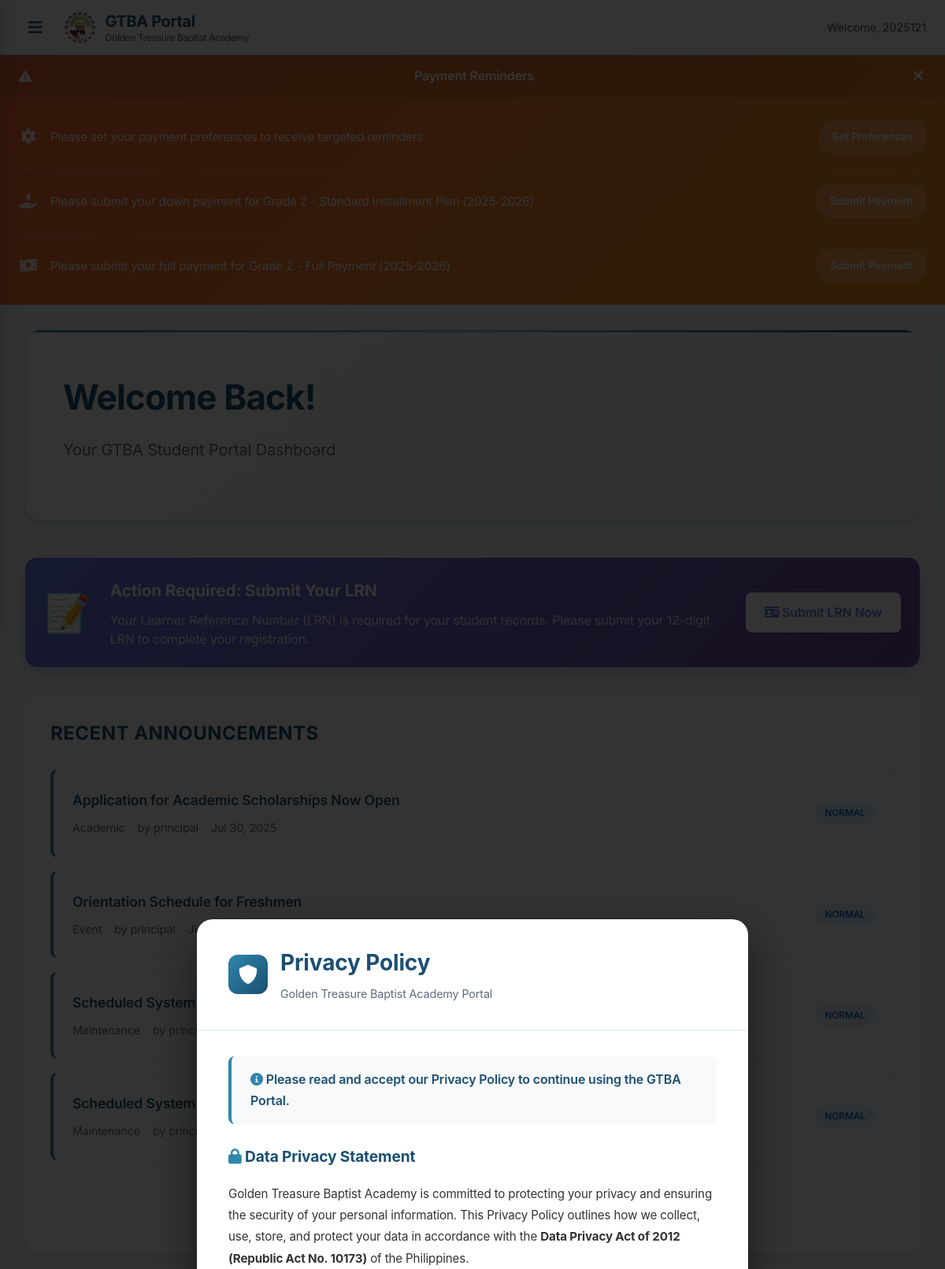
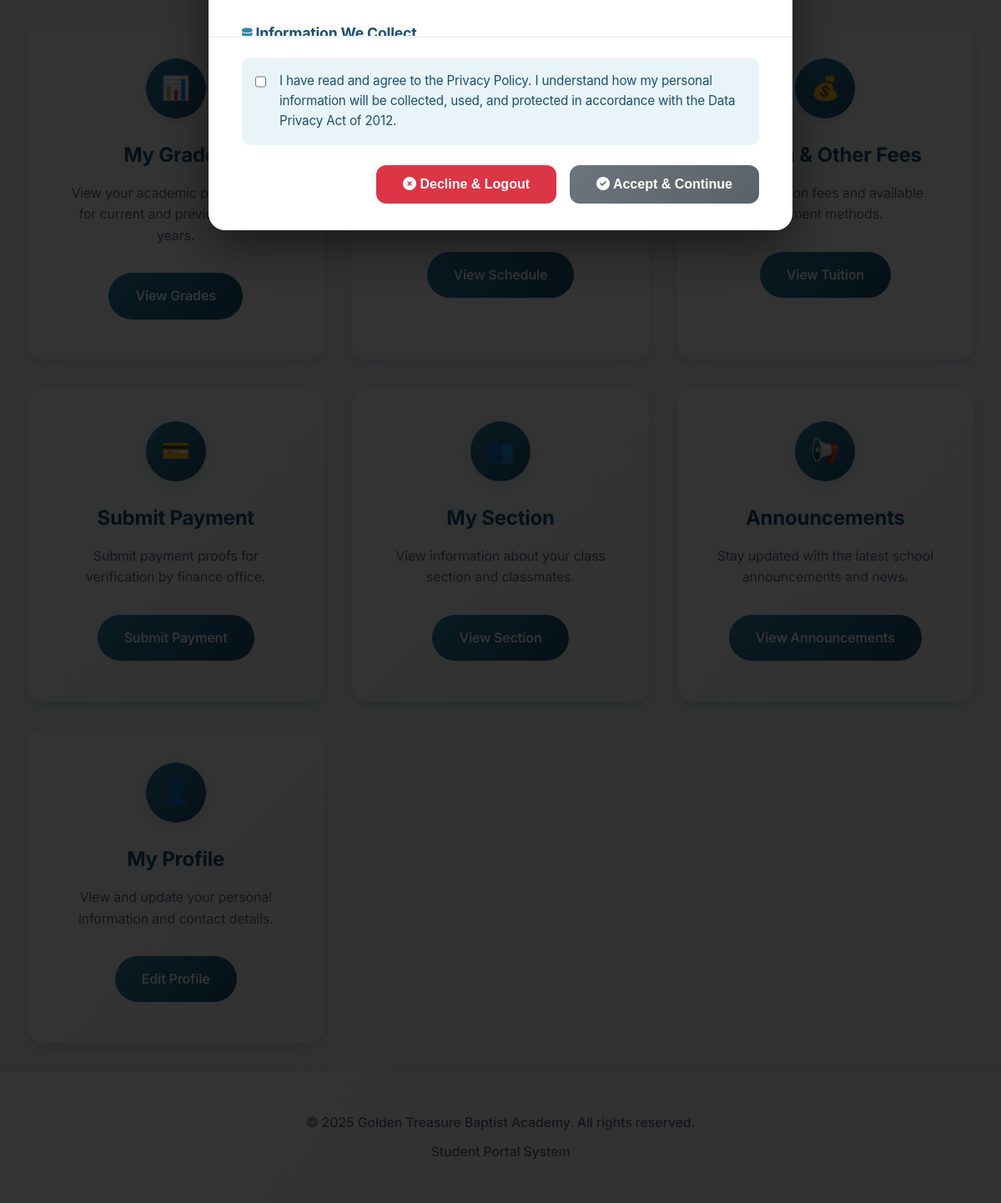
The app's page /student/dashboard.php (signed in) with its own data (2 pictures, top to bottom).
### tables this page shows
CREATE TABLE `payment_terms` (
  `id` int NOT NULL,
  `term_name` varchar(100) NOT NULL,
  `term_type` enum('installment','full_payment') NOT NULL,
  `school_year_id` int NOT NULL,
  `grade_level_id` int DEFAULT NULL,
  `full_payment_amount` decimal(10,2) DEFAULT NULL,
  `full_payment_due_date` date DEFAULT NULL,
  `full_payment_discount_percentage` decimal(5,2) DEFAULT '0.00',
  `down_payment_amount` decimal(10,2) DEFAULT NULL,
  `down_payment_due_date` date DEFAULT NULL,
  `monthly_fee_amount` decimal(10,2) DEFAULT NULL,
  `installment_start_month` int DEFAULT NULL,
  `installment_start_year` year DEFAULT NULL,
  `installment_end_month` int DEFAULT NULL,
  `installment_end_year` year DEFAULT NULL,
  `number_of_installments` int DEFAULT NULL,
  `description` text,
  `is_active` tinyint(1) DEFAULT '1',
  `is_default` tinyint(1) DEFAULT '0',
  `created_by` int NOT NULL,
  `created_at` timestamp NULL DEFAULT CURRENT_TIMESTAMP,
  `updated_at` timestamp NULL DEFAULT CURRENT_TIMESTAMP ON UPDATE CURRENT_TIMESTAMP
);

CREATE TABLE `announcements` (
  `id` int NOT NULL,
  `title` varchar(255) NOT NULL,
  `content` text NOT NULL,
  `announcement_type` enum('General','Academic','Event','Emergency','Holiday','Maintenance') DEFAULT 'General',
  `target_audience` enum('All','Students','Teachers','Staff','Specific Grade') DEFAULT 'All',
  `target_grade_level_id` int DEFAULT NULL,
  `priority` enum('Low','Normal','High','Urgent') DEFAULT 'Normal',
  `is_published` tinyint(1) DEFAULT '0',
  `is_pinned` tinyint(1) DEFAULT '0',
  `publish_date` date NOT NULL,
  `expiry_date` date DEFAULT NULL,
  `has_attachments` tinyint(1) DEFAULT '0',
  `attachment_count` int DEFAULT '0',
  `created_by` int NOT NULL,
  `created_at` timestamp NULL DEFAULT CURRENT_TIMESTAMP,
  `updated_at` timestamp NULL DEFAULT CURRENT_TIMESTAMP ON UPDATE CURRENT_TIMESTAMP
);

CREATE TABLE `users` (
  `id` int NOT NULL,
  `username` varchar(50) NOT NULL,
  `email` varchar(100) NOT NULL,
  `profile_picture` varchar(255) DEFAULT NULL,
  `password` varchar(255) NOT NULL,
  `role_id` int NOT NULL,
  `is_active` tinyint(1) DEFAULT '1',
  `archived_at` timestamp NULL DEFAULT NULL,
  `privacy_policy_accepted` tinyint(1) DEFAULT '0',
  `privacy_policy_accepted_at` timestamp NULL DEFAULT NULL,
  `privacy_policy_ip_address` varchar(45) DEFAULT NULL,
  `email_verified_at` timestamp NULL DEFAULT NULL,
  `remember_token` varchar(100) DEFAULT NULL,
  `created_at` timestamp NULL DEFAULT CURRENT_TIMESTAMP,
  `updated_at` timestamp NULL DEFAULT CURRENT_TIMESTAMP ON UPDATE CURRENT_TIMESTAMP
);

### student/dashboard.php (the view, shortened to what the rows shown need)
<?php
try {
    $database = new Database();
    $db = $database->connect();
    $query = "SELECT a.*, u.username as created_by_username
              FROM announcements a
              LEFT JOIN users u ON a.created_by = u.id
              WHERE a.is_published = 1 AND (a.target_audience = 'All' OR a.target_audience = 'Students')
              ORDER BY a.created_at DESC
              LIMIT 5";
    $stmt = $db->prepare($query);
    $stmt->execute();
    $recent_announcements = $stmt->fetchAll(PDO::FETCH_ASSOC);
} catch (Exception $e) {
    $error_message = "Unable to load student information.";
    error_log("Student dashboard error: " . $e->getMessage());
}
$base_url = '../';
?>
<div class="welcome-section">
    <h1 class="welcome-title">Welcome Back!</h1>
</div>
<?php if (!empty($recent_announcements)): ?>
<div class="recent-announcements-section">
    <h2 class="section-title">Recent Announcements</h2>
    <div class="announcements-list">
        <?php foreach ($recent_announcements as $announcement): ?>
            <div class="announcement-item clickable-announcement"
                 data-id="<?php echo $announcement['id']; ?>"
                 data-title="<?php echo htmlspecialchars($announcement['title']); ?>"
                 data-content="<?php echo htmlspecialchars($announcement['content']); ?>"
                 data-type="<?php echo htmlspecialchars($announcement['announcement_type']); ?>"
                 data-priority="<?php echo htmlspecialchars($announcement['priority']); ?>"
                 data-author="<?php echo htmlspecialchars($announcement['created_by_username']); ?>"
                 data-date="<?php echo date('M j, Y', strtotime($announcement['created_at'])); ?>"
                 data-attachments="<?php echo htmlspecialchars(json_encode($announcement['attachments'])); ?>"
                 style="cursor: pointer;">
                <div class="announcement-info">
                    <div class="announcement-title">
                        <?php echo htmlspecialchars($announcement['title']); ?>
                    </div>
                    <div class="announcement-details">
                        <span class="type"><?php echo htmlspecialchars($announcement['announcement_type']); ?></span>
                        <span class="author">by <?php echo htmlspecialchars($announcement['created_by_username']); ?></span>
                        <span class="date"><?php echo date('M j, Y', strtotime($announcement['created_at'])); ?></span>
                    </div>
                </div>
                <div class="announcement-status">
                    <span class="priority-badge priority-<?php echo strtolower($announcement['priority']); ?>">
                        <?php echo htmlspecialchars($announcement['priority']); ?>
                    </span>
                </div>
            </div>
        <?php endforeach; ?>
    </div>
</div>
<?php endif; ?>
<?php
$content = ob_get_clean();
include '../includes/header.php';
echo $content;
include '../includes/footer.php';
?>

### includes/header.php (shortened to what the rows shown need)
<?php
$payment_reminders = [];
if (isset($_SESSION['user_id'])) {
    try {
        $database = new Database();
        $db = $database->connect();
        if (isset($_SESSION['role']) && $_SESSION['role'] === 'student') {
            $student_query = "SELECT s.id, s.current_grade_level_id, gl.grade_name
                             FROM students s
                             LEFT JOIN grade_levels gl ON s.current_grade_level_id = gl.id
                             WHERE s.user_id = ?";
            $student_stmt = $db->prepare($student_query);
            $student_stmt->execute([$_SESSION['user_id']]);
            $student_info = $student_stmt->fetch(PDO::FETCH_ASSOC);
            if ($student_info && $student_info['current_grade_level_id']) {
                $student_id = $student_info['id'];
                $current_grade_id = $student_info['current_grade_level_id'];
                $prefs_query = "SELECT spp.payment_term_id, pt.*, sy.year_label
                               FROM student_payment_preferences spp
                               JOIN payment_terms pt ON spp.payment_term_id = pt.id
                               JOIN school_years sy ON pt.school_year_id = sy.id
                               WHERE spp.student_id = ?
                               AND sy.is_active = 1
                               AND pt.is_active = 1
                               AND pt.grade_level_id = ?";
                $prefs_stmt = $db->prepare($prefs_query);
                $prefs_stmt->execute([$student_id, $current_grade_id]);
                $preferred_terms = $prefs_stmt->fetchAll(PDO::FETCH_ASSOC);
                if (empty($preferred_terms)) {
                    $terms_query = "SELECT pt.*, sy.year_label
                                   FROM payment_terms pt
                                   JOIN school_years sy ON pt.school_year_id = sy.id
                                   WHERE sy.is_active = 1
                                   AND pt.is_active = 1
                                   AND pt.grade_level_id = ?";
                    $terms_stmt = $db->prepare($terms_query);
                    $terms_stmt->execute([$current_grade_id]);
                    $fallback_terms = $terms_stmt->fetchAll(PDO::FETCH_ASSOC);
                    if (!empty($fallback_terms)) {
                        $payment_reminders[] = [
                            'type' => 'preferences',
                            'message' => "Please set your payment preferences to receive targeted reminders",
                            'term_id' => 0,
                            'term_name' => 'Preferences',
                            'action_url' => (isset($base_url) ? $base_url : '../') . 'student/payment_preferences.php'
                        ];
                        $preferred_terms = $fallback_terms;
                    }
                }
                if (!empty($preferred_terms)) {
                    foreach ($preferred_terms as $term) {
                        $has_full_payment = false;
                        $has_down_payment = false;
                        $submitted_installments = 0;
                        if ($term['term_type'] === 'full_payment' && !$has_full_payment) {
                            $payment_reminders[] = [
                                'type' => 'full_payment',
                                'message' => "Please submit your full payment for {$term['term_name']} ({$term['year_label']})",
                                'term_id' => $term['id'],
                                'term_name' => $term['term_name']
                            ];
                        } elseif ($term['term_type'] === 'installment') {
                            $has_effective_down_payment = $has_down_payment || $submitted_installments > 0;
                            if (!$has_effective_down_payment && !$has_full_payment) {
                                $payment_reminders[] = [
                                    'type' => 'down_payment',
                                    'message' => "Please submit your down payment for {$term['term_name']} ({$term['year_label']})",
                                    'term_id' => $term['id'],
                                    'term_name' => $term['term_name']
                                ];
                            }
                        }
                    }
                }
            }
        }
    } catch (Exception $e) {
        $user_profile_picture = null;
        $payment_reminders = [];
    }
}
?>
<!DOCTYPE html>
<html lang="en">
<head>
    <link rel="stylesheet" href="<?php echo $base_url ?? '../'; ?>assets/css/style.css">
    <link rel="stylesheet" href="https://cdnjs.cloudflare.com/ajax/libs/font-awesome/6.0.0/css/all.min.css">
</head>
<body>
    <?php if (isset($_SESSION['role']) && $_SESSION['role'] === 'student' && !empty($payment_reminders)): ?>
    <div class="payment-reminders-banner">
        <div class="payment-reminders-container">
            <div class="reminders-content">
                <?php foreach ($payment_reminders as $index => $reminder): ?>
                    <div class="reminder-item <?php echo $reminder['type']; ?>-reminder">
                        <div class="reminder-icon">
                            <?php if ($reminder['type'] === 'full_payment'): ?>
                                <i class="fas fa-money-bill-wave"></i>
                            <?php elseif ($reminder['type'] === 'down_payment'): ?>
                                <i class="fas fa-hand-holding-usd"></i>
                            <?php elseif ($reminder['type'] === 'preferences'): ?>
                                <i class="fas fa-cog"></i>
                            <?php else: ?>
                                <i class="fas fa-calendar-check"></i>
                            <?php endif; ?>
                        </div>
                        <div class="reminder-content">
                            <span class="reminder-message"><?php echo htmlspecialchars($reminder['message']); ?></span>
                            <a href="<?php echo isset($reminder['action_url']) ? $reminder['action_url'] : ($base_url ?? '../') . 'student/payments.php'; ?>" class="reminder-action-btn">
                            </a>
                        </div>
                    </div>
                    <?php if ($index < count($payment_reminders) - 1): ?>
                        <div class="reminder-separator"></div>
                    <?php endif; ?>
                <?php endforeach; ?>
            </div>
        </div>
    </div>
    <?php endif; ?>
    <div class="main-wrapper" id="mainWrapper">
        <main class="main-content">
            <div class="container">

### records on screen
payment_terms: message "Please submit your down payment for Grade 2 - Standard Installment Plan (2025-2026)"
payment_terms: term_type "full_payment" (drawn), message "Please submit your full payment for Grade 2 - Full Payment (2025-2026)"
announcements: title "Application for Academic Scholarships Now Open", announcement_type "Academic", created_by.username "principal", created_at "Jul 30, 2025", priority "NORMAL"
announcements: title "Orientation Schedule for Freshmen", announcement_type "Event", created_by.username "principal", priority "NORMAL"
announcements: title "Scheduled System Maintenance", announcement_type "Maintenance", priority "NORMAL"

### other values on screen
$_SESSION['username'] "2025121"
$reminder['message'] "Please set your payment preferences to receive targeted reminders"
